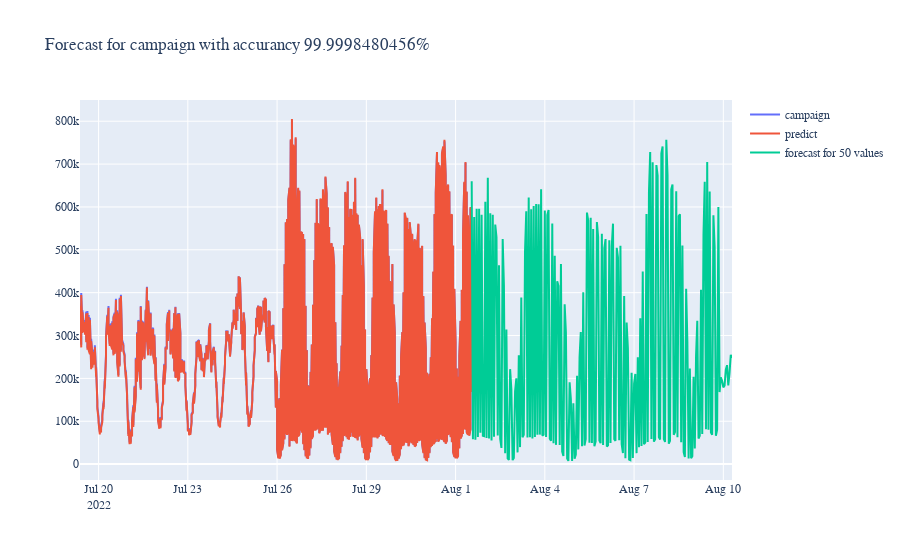

Source (notebook cell):
### Markdown cell above
# Build plot

### Code cell
import plotly.graph_objects as go

fig = go.Figure()

fig.add_trace(go.Scatter(x=test['datetime'].values, 
                        y=test['shows'].values,
                        name=f'campaign'))
fig.add_trace(go.Scatter(x=test['datetime'].values,
                            y=hw.result, name='predict'))
fig.add_trace(go.Scatter(x=forecast['datetime'].values, 
                            y=forecast['forecast'].values,
                            name=f'forecast for {50} values'))
fig.update_layout(
    font_family="Courier New",
    title_text=f'Forecast for campaign with accurancy {round(100-check, 10)}%'
)
fig.show()

### Figure 1 — Plotly figure (JSON) as saved in the notebook; plotly's stock layout.template omitted (floating-point values rounded to 4 significant figures; data arrays with more than 128 entries replaced by an {"elided": "..."} marker saying what was removed)
{"data": [{"name": "campaign", "type": "scatter", "x": {"elided": "633 str values"}, "y": {"elided": "633 int values"}}, {"name": "predict", "type": "scatter", "x": {"elided": "633 str values"}, "y": {"elided": "633 float values"}}, {"name": "forecast for 50 values", "type": "scatter", "x": {"elided": "211 str values"}, "y": {"elided": "211 float values"}}], "layout": {"font": {"family": "Courier New"}, "title": {"text": "Forecast for campaign with accurancy 99.9998480456%"}}}
